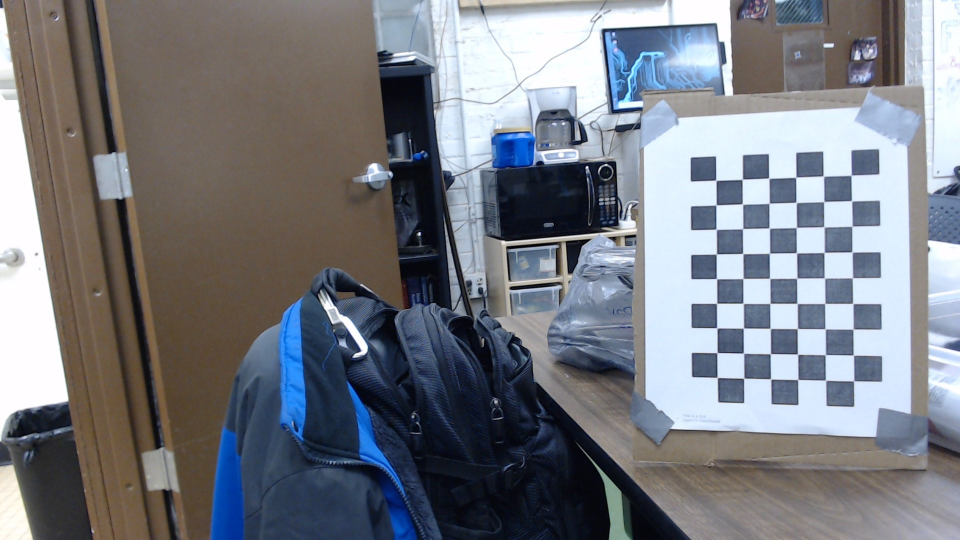
#> input picture openCVTutorials/camera_calibration/WIN_20191216_19_41_56_Pro.jpg, 1920 x 1080 px (shown at 1/2 size); its folder holds only this picture in this run
$ python camera_calibration.py
#> lines starting #> are read from the running program, lines starting #| are printed output that depends on the picture; after the words box and inside, x2 and y2 are one past the last pixel; in counts of white or black regions, pixels touching at a corner belong together; long printed decimals are rounded
# open cv tutorial

import numpy as np
import cv2 as cv
import glob
# termination criteria
criteria = (cv.TERM_CRITERIA_EPS + cv.TERM_CRITERIA_MAX_ITER, 30, 0.001)
# prepare object points, like (0,0,0), (1,0,0), (2,0,0) ....,(6,5,0)
objp = np.zeros((6*9,3), np.float32)
objp[:,:2] = np.mgrid[0:9,0:6].T.reshape(-1,2)
# Arrays to store object points and image points from all the images.
objpoints = [] # 3d point in real world space
imgpoints = [] # 2d points in image plane.
images = glob.glob('*.jpg')
for fname in images:
    img = cv.imread(fname)
#> img is the input picture: shape (1080, 1920, 3); mean B, G, R 130, 123, 119.9
    gray = cv.cvtColor(img, cv.COLOR_BGR2GRAY)
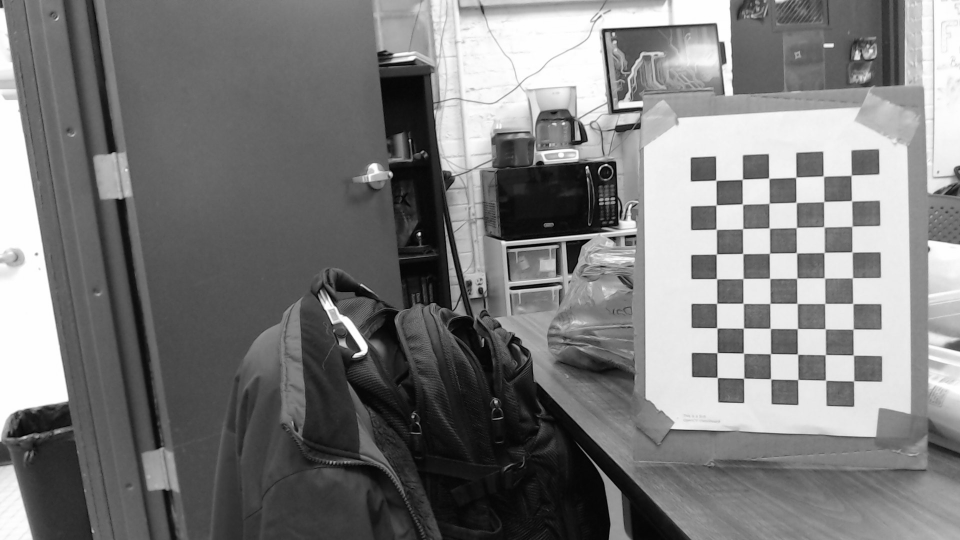
#> gray: shape (1080, 1920) (shown at 1/2 size); min 0, max 255, mean 122.9
    # Find the chess board corners
    ret, corners = cv.findChessboardCorners(gray, (9,6), None)
#> ret = True; corners = 54 rows, first 8: [1702.9, 350.7], [1703, 403], [1704.3, 452.8], [1703.5, 503.6], [1705.4, 555.8], [1706.3, 607.6], [1707.2, 658.1], [1706.1, 709.8]
    # If found, add object points, image points (after refining them)
    if ret == True:
        objpoints.append(objp)
        corners2 = cv.cornerSubPix(gray,corners, (11,11), (-1,-1), criteria)
#> corners2 = 54 rows, first 8: [1702.7, 350.8], [1703.5, 401.8], [1704.3, 452.8], [1704.4, 504.4], [1705.3, 555.9], [1706.1, 607.4], [1706.6, 658.5], [1707.1, 710.5]
        imgpoints.append(corners)
        # Draw and display the corners
        cv.drawChessboardCorners(img, (9,6), corners2, ret)
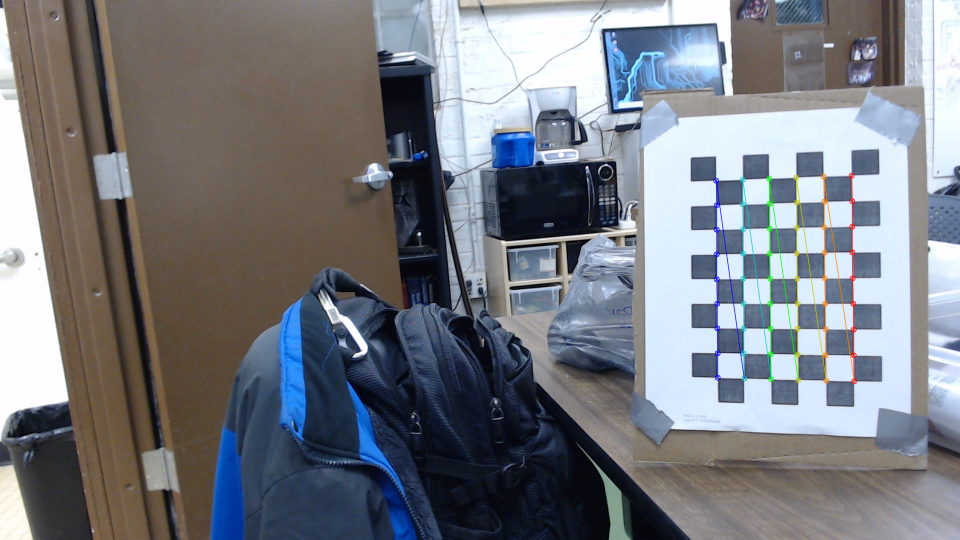
#> img: shape (1080, 1920, 3) (shown at 1/2 size); 0.85% of pixels changed, all inside (x1, y1, x2, y2) = (1426, 345, 1715, 769)
        imS = cv.resize(img, (960, 540))                    # Resize image
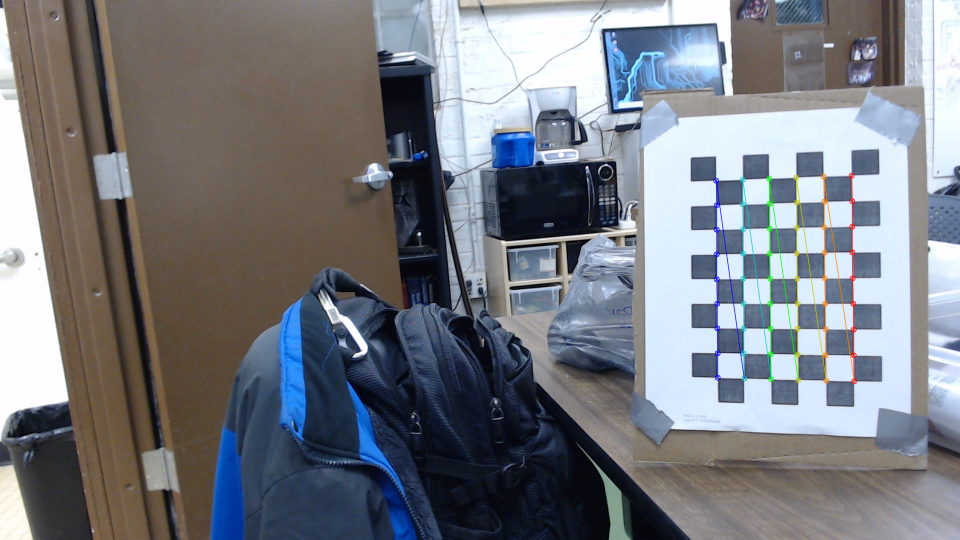
#> imS: shape (540, 960, 3); mean B, G, R 129.7, 122.9, 119.8
        cv.imshow("output", imS)                            # Show image
        #cv.imshow('img', img)
        cv.waitKey(500)
cv.destroyAllWindows()

ret, mtx, dist, rvecs, tvecs = cv.calibrateCamera(objpoints, imgpoints, gray.shape[::-1], None, None)
#> ret = 0.211; mtx = [[1815.6, 0, 916], [0, 1765.9, 568.1], [0, 0, 1]]; dist = [[0.178, -0.817, 0.00187, -0.0159, 1.49]]; rvecs = ([0.223, 0.264, 1.55],); tvecs = ([15.02, -4.25, 34.44],)

print("mtx:")
print(mtx)
#| [[1.81563708e+03 0.00000000e+00 9.16049251e+02]
#|  [0.00000000e+00 1.76590143e+03 5.68110388e+02]
#|  [0.00000000e+00 0.00000000e+00 1.00000000e+00]]
print("dist:")
print(dist)
#| [[ 0.1782 -0.8166  0.001868 -0.01588  1.486]]
print("rvecs")
print(rvecs)
#| (array([[0.2226],
#|        [0.264],
#|        [1.555]]),)
print("tvecs:")
print(tvecs)
#| (array([[15.025],
#|        [-4.251],
#|        [34.436 ]]),)
np.savez('B.npz',mtx = mtx,dist = dist,rvecs = rvecs,tvecs = tvecs)

$ run again, on openCVTutorials/camera_calibration/WIN_20191216_19_42_29_Pro.jpg
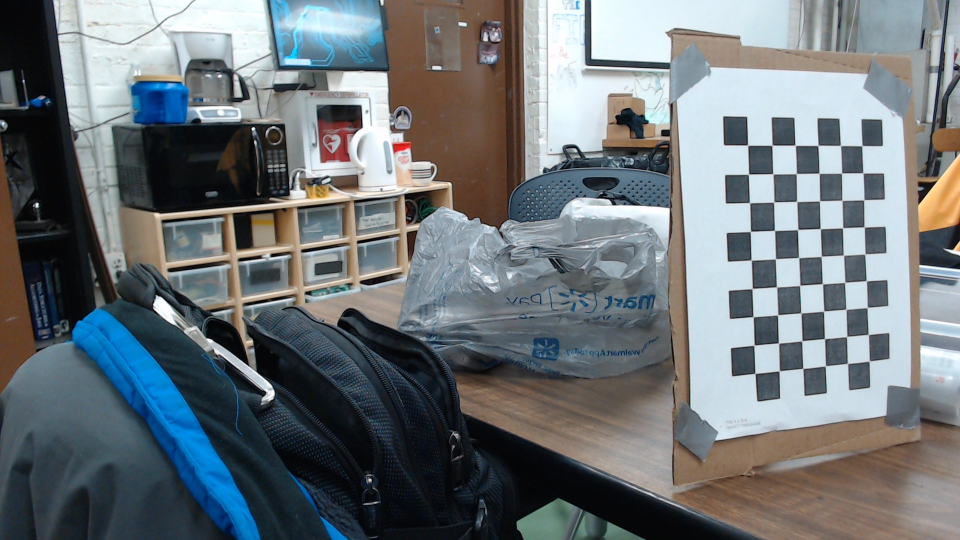
#> input picture openCVTutorials/camera_calibration/WIN_20191216_19_42_29_Pro.jpg, 1920 x 1080 px (shown at 1/2 size)
#> img is the input picture: shape (1080, 1920, 3); mean B, G, R 120.5, 116.6, 109.7
#> `gray = cv.cvtColor(img, cv.COLOR_BGR2GRAY)`:
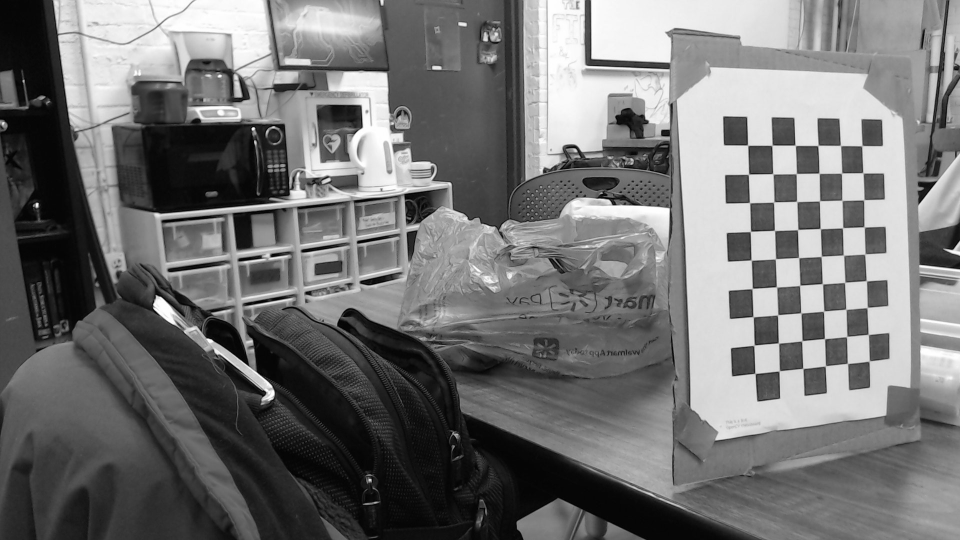
#> gray: shape (1080, 1920) (shown at 1/2 size); min 0, max 255, mean 115
#> `ret, corners = cv.findChessboardCorners(gray, (9,6), None)`: ret = True; corners = 54 rows, first 8: [1724.2, 291.6], [1725.5, 345.3], [1727.3, 401], [1727.8, 453.7], [1729.5, 509.4], [1733, 561.9], [1734.8, 615.3], [1736.1, 668.7]
#> corners2 = 54 rows, first 8: [1724.3, 291.7], [1726.3, 346.1], [1727.9, 400.1], [1728.7, 454.3], [1730.2, 508.4], [1733.1, 562.1], [1734.6, 615.4], [1736.8, 669.2]
#> img: shape (1080, 1920, 3); 0.9% of pixels changed, all inside (x1, y1, x2, y2) = (1490, 285, 1746, 754)
#> `imS = cv.resize(img, (960, 540))`:
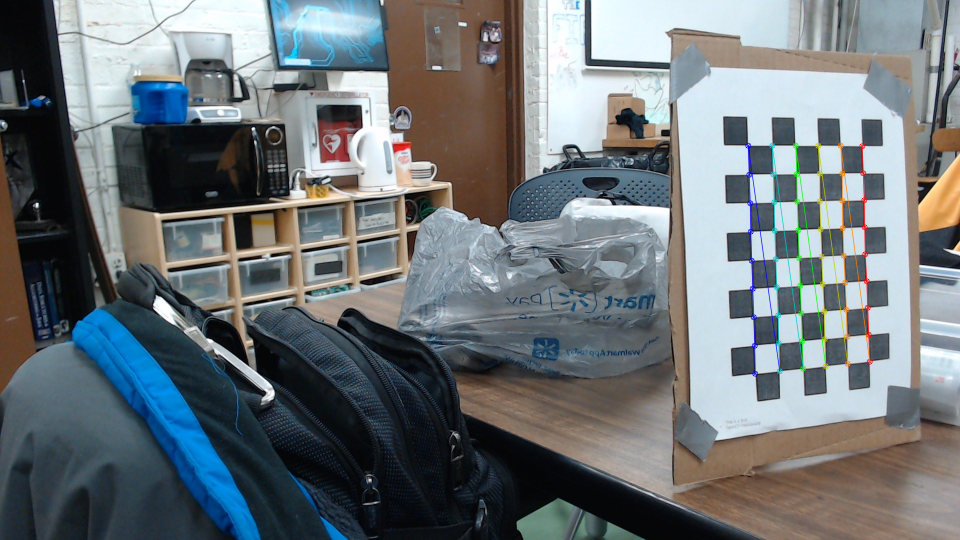
#> imS: shape (540, 960, 3); mean B, G, R 120.3, 116.6, 109.7
#> `ret, mtx, dist, rvecs, tvecs = cv.calibrateCamera(objpoints, imgpoints..`: ret = 0.486; mtx = [[1651.2, 0, 906.9], [0, 1557.8, 485.2], [0, 0, 1]]; dist = [[0.356, -1.01, -0.0349, -0.0323, 1.34]]; rvecs = ([-0.335, -0.233, 1.53],); tvecs = ([14.46, -3.32, 29.4],)
#| [[1.65115664e+03 0.00000000e+00 9.06884013e+02]
#|  [0.00000000e+00 1.55783009e+03 4.85221365e+02]
#|  [0.00000000e+00 0.00000000e+00 1.00000000e+00]]
#| [[ 0.3562 -1.010 -0.03495 -0.03235   1.339]]
#| (array([[-0.3346],
#|        [-0.2329],
#|        [ 1.527]]),)
#| (array([[14.464],
#|        [-3.316],
#|        [29.398]]),)

$ run again, on openCVTutorials/camera_calibration/WIN_20191216_19_42_37_Pro.jpg
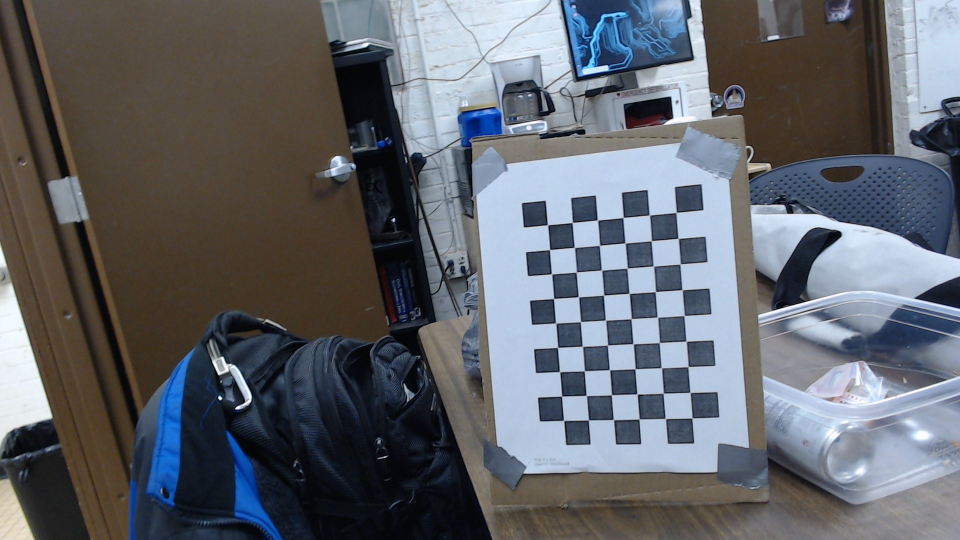
#> input picture openCVTutorials/camera_calibration/WIN_20191216_19_42_37_Pro.jpg, 1920 x 1080 px (shown at 1/2 size)
#> img is the input picture: shape (1080, 1920, 3); mean B, G, R 106.7, 100.4, 97.1
#> `gray = cv.cvtColor(img, cv.COLOR_BGR2GRAY)`:
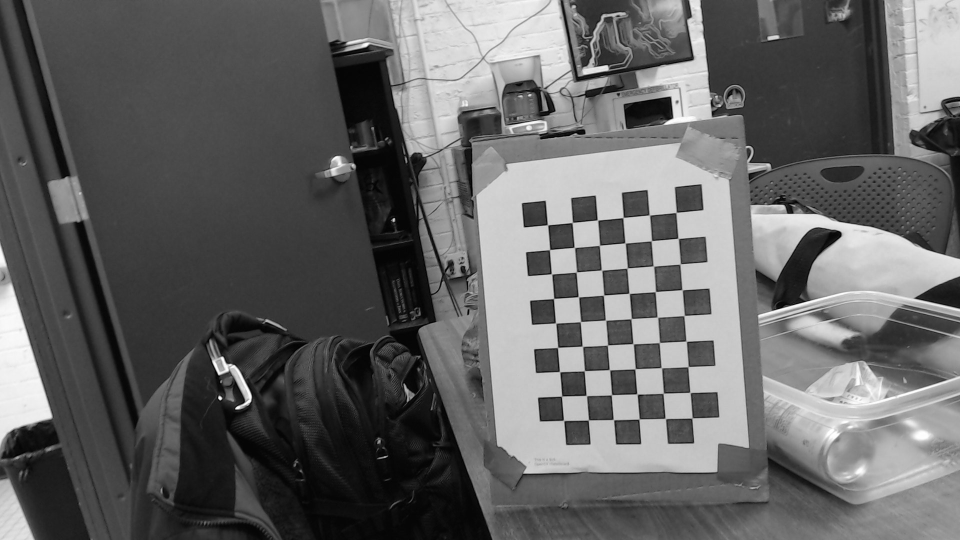
#> gray: shape (1080, 1920) (shown at 1/2 size); min 0, max 255, mean 100.1
#> `ret, corners = cv.findChessboardCorners(gray, (9,6), None)`: ret = True; corners = 54 rows, first 8: [1353.3, 424.5], [1355.3, 476.7], [1360.9, 528.2], [1364.9, 580.4], [1369.4, 630.9], [1373.6, 683.6], [1376.4, 733.9], [1379.4, 784.6]
#> corners2 = 54 rows, first 8: [1352.7, 425.3], [1356.6, 477.2], [1360.7, 528.5], [1364.6, 579.9], [1368.6, 631.4], [1372.7, 682.8], [1376.6, 733.7], [1380.4, 785.2]
#> img: shape (1080, 1920, 3); 0.84% of pixels changed, all inside (x1, y1, x2, y2) = (1089, 419, 1391, 848)
#> `imS = cv.resize(img, (960, 540))`:
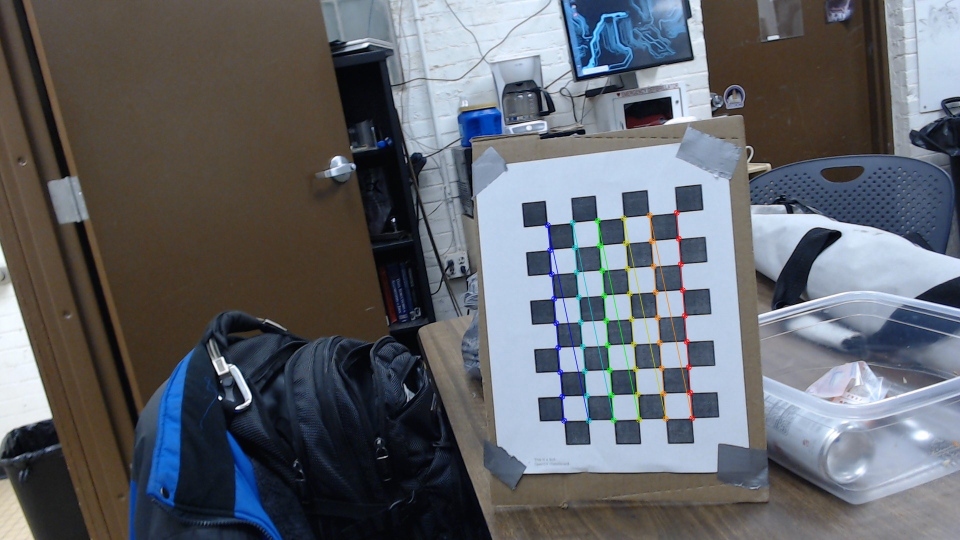
#> imS: shape (540, 960, 3); mean B, G, R 106.5, 100.5, 97.2
#> `ret, mtx, dist, rvecs, tvecs = cv.calibrateCamera(objpoints, imgpoints..`: ret = 0.199; mtx = [[1030.3, 0, 953.2], [0, 1039.7, 539.4], [0, 0, 1]]; dist = [[0.0238, -0.0222, 0.00102, -0.00521, -0.0119]]; rvecs = ([0.184, 0.137, 1.48],); tvecs = ([7.79, -2.2, 20.04],)
#| [[1.03027944e+03 0.00000000e+00 9.53185514e+02]
#|  [0.00000000e+00 1.03971496e+03 5.39390019e+02]
#|  [0.00000000e+00 0.00000000e+00 1.00000000e+00]]
#| [[ 0.02379 -0.02219  0.001022 -0.005207 -0.01189]]
#| (array([[0.1839],
#|        [0.1366],
#|        [1.481]]),)
#| (array([[ 7.793],
#|        [-2.205 ],
#|        [20.035]]),)

$ run again, on openCVTutorials/camera_calibration/WIN_20191216_19_42_41_Pro.jpg
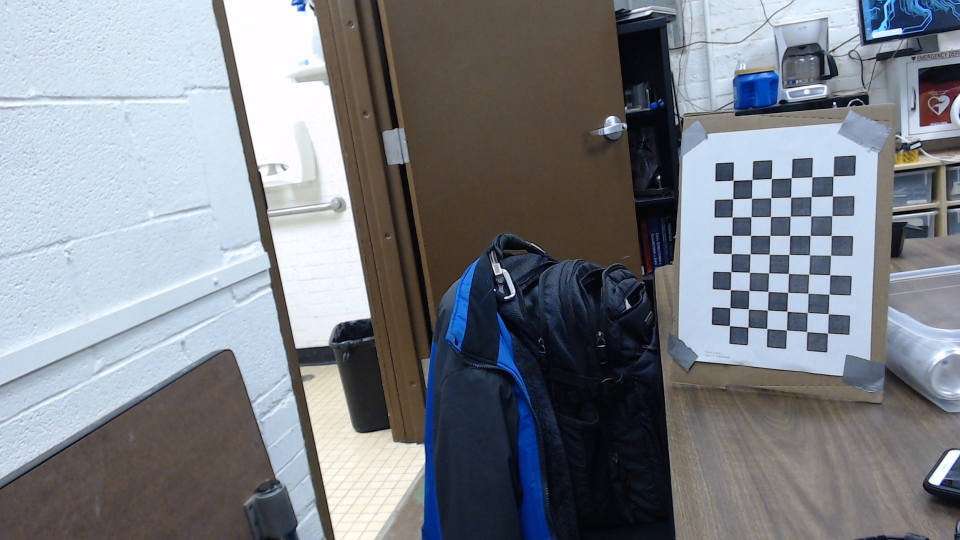
#> input picture openCVTutorials/camera_calibration/WIN_20191216_19_42_41_Pro.jpg, 1920 x 1080 px (shown at 1/2 size)
#> img is the input picture: shape (1080, 1920, 3); mean B, G, R 136.1, 129.3, 125.3
#> `gray = cv.cvtColor(img, cv.COLOR_BGR2GRAY)`:
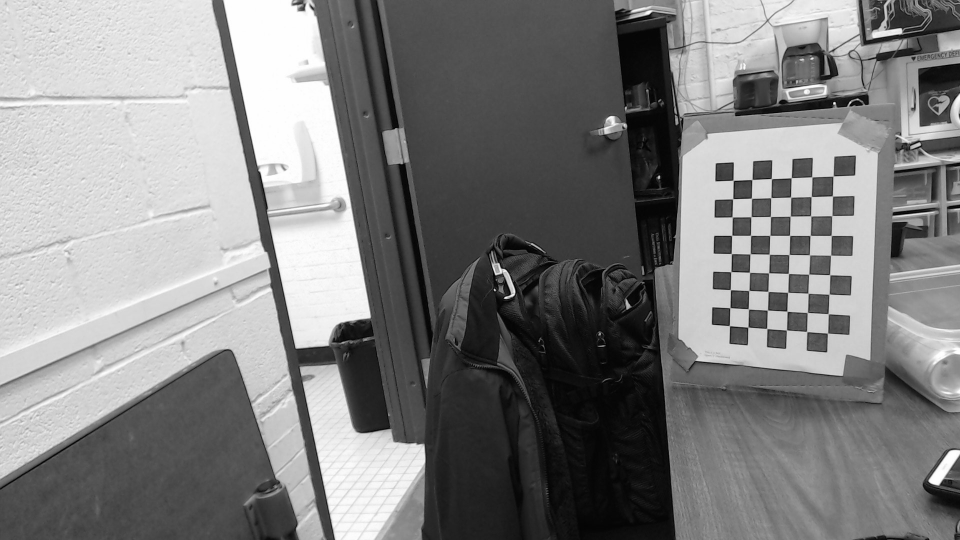
#> gray: shape (1080, 1920) (shown at 1/2 size); min 0, max 255, mean 128.9
#> `ret, corners = cv.findChessboardCorners(gray, (9,6), None)`: ret = True; corners = 54 rows, first 8: [1666.6, 352.8], [1664.7, 392.1], [1664.1, 431.9], [1662.3, 470.7], [1661.6, 510.7], [1659.6, 549.5], [1658, 589.3], [1656.4, 627.5]
#> corners2 = 54 rows, first 8: [1666.5, 352.5], [1665.2, 392.4], [1664, 431.8], [1662.7, 471.3], [1661.5, 510.7], [1659.9, 549.8], [1658.5, 588.6], [1656.7, 627.7]
#> img: shape (1080, 1920, 3); 0.68% of pixels changed, all inside (x1, y1, x2, y2) = (1453, 347, 1674, 674)
#> `imS = cv.resize(img, (960, 540))`:
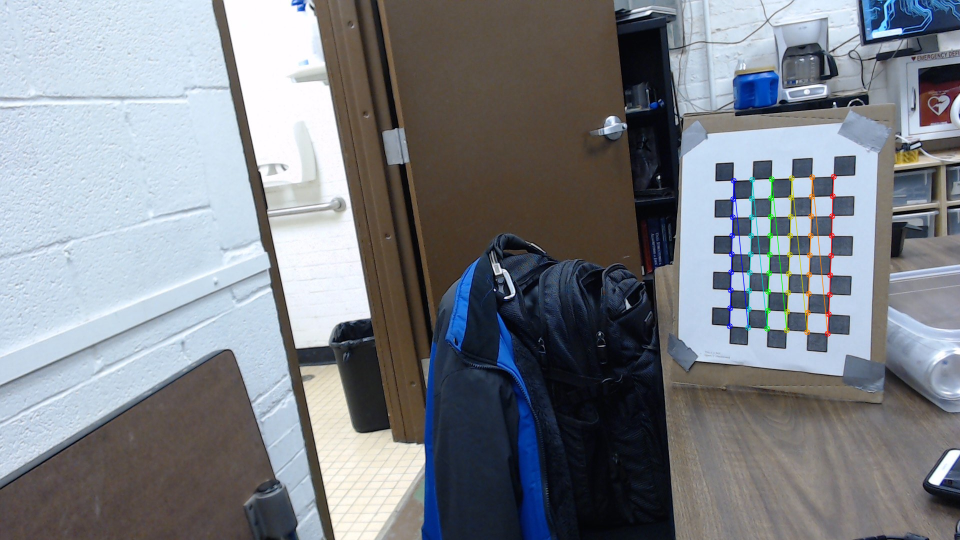
#> imS: shape (540, 960, 3); mean B, G, R 136, 129.4, 125.3
#> `ret, mtx, dist, rvecs, tvecs = cv.calibrateCamera(objpoints, imgpoints..`: ret = 0.174; mtx = [[1083.5, 0, 947.7], [0, 1171, 544.1], [0, 0, 1]]; dist = [[-0.0108, -0.0977, -0.000173, 0.00676, 0.0972]]; rvecs = ([0.475, 0.384, 1.54],); tvecs = ([19.55, -4.84, 29.38],)
#| [[1.08350253e+03 0.00000000e+00 9.47650331e+02]
#|  [0.00000000e+00 1.17096040e+03 5.44063508e+02]
#|  [0.00000000e+00 0.00000000e+00 1.00000000e+00]]
#| [[-0.01084 -0.09771  -0.0001731   0.006758  0.0972]]
#| (array([[0.4755],
#|        [0.3837],
#|        [1.544]]),)
#| (array([[19.545],
#|        [-4.841],
#|        [29.377]]),)
